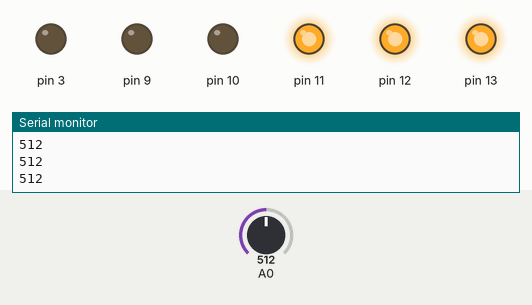
Simulated run of this sketch. Board: Arduino Uno, built with avr-gcc and run on an emulated ATmega328P. On the bench: output pins drawn as LEDs (lit = HIGH), the last lines printed to the serial monitor. The test bench sets the inputs (shaded band); at power-on: A0 = 512.

Above: at 1.2 s.
1.3 s: A0 set to 467
2.8 s: A0 set to 442
At 3.8 s:
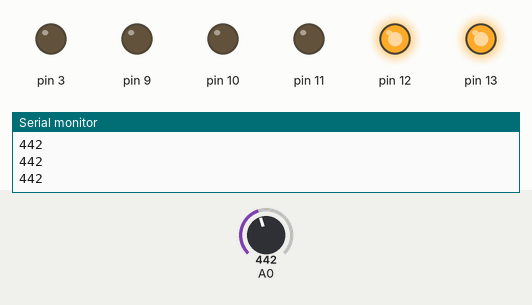
4.3 s: A0 set to 294
5.8 s: A0 set to 271
At 6.1 s:
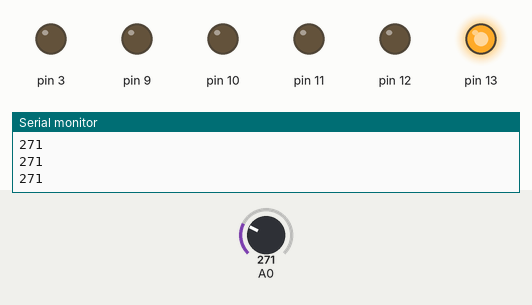
7.3 s: A0 set to 650
At 8.3 s:
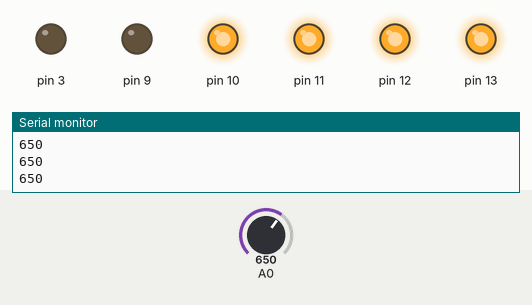
8.8 s: A0 set to 621
At 9.6 s:
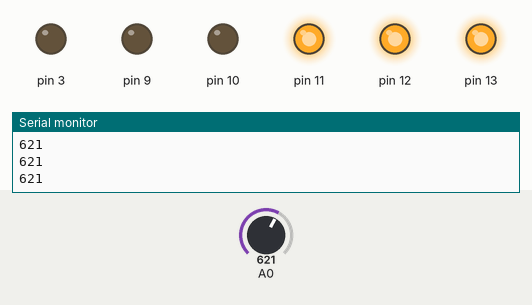
Timing chart, 0 to 11.3 s (numbered marks = the images above; inputs shaded):
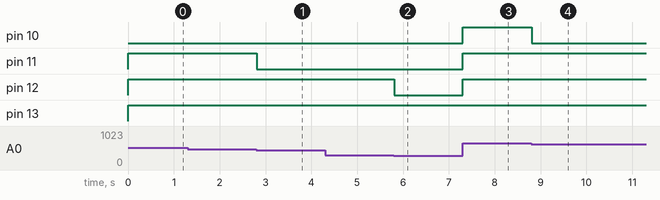

The sketch:

ArduinoUno.ino
```cpp
int Potenziometro = 0;

void setup()
{
  pinMode(13, OUTPUT);
  pinMode(12, OUTPUT);
  pinMode(11, OUTPUT);
  pinMode(10, OUTPUT);
  pinMode(9, OUTPUT);
  pinMode(3, OUTPUT);
  pinMode(0, INPUT);
  Serial.begin(9600);
}

void loop()
{
  Potenziometro = analogRead(0);
  if(Potenziometro > 0 && Potenziometro < 280){
  	digitalWrite(13, HIGH);
    digitalWrite(12, LOW);
    digitalWrite(11, LOW);
    digitalWrite(10, LOW);
    digitalWrite(9, LOW);
  }else if(Potenziometro < 450){
  	digitalWrite(13, HIGH);
    digitalWrite(12, HIGH);
    digitalWrite(11, LOW);
    digitalWrite(10, LOW);
    digitalWrite(9, LOW);
  }else if(Potenziometro < 640){
  	digitalWrite(13, HIGH);
    digitalWrite(12, HIGH);
    digitalWrite(11, HIGH);
    digitalWrite(10, LOW);
    digitalWrite(9, LOW);
  }else if(Potenziometro < 890){
  	digitalWrite(13, HIGH);
    digitalWrite(12, HIGH);
    digitalWrite(11, HIGH);
    digitalWrite(10, HIGH);
    digitalWrite(9, LOW);
  }else if(Potenziometro <= 1023){
  	digitalWrite(13, HIGH);
    digitalWrite(12, HIGH);
    digitalWrite(11, HIGH);
    digitalWrite(10, HIGH);
    digitalWrite(9, HIGH);
  }else{
  	digitalWrite(13, LOW);
    digitalWrite(12, LOW);
    digitalWrite(11, LOW);
    digitalWrite(10, LOW);
    digitalWrite(9, LOW);
  }
  Serial.println(Potenziometro);
}
```

Measured:
- the behaviour switches between 450 and 449 on A0 (found by bisection; images 0 and 1)
- the behaviour switches between 280 and 279 on A0 (found by bisection; images 1 and 2)
- the behaviour switches between 640 and 639 on A0 (found by bisection; images 3 and 4)
- after the input at 2.8 s, pin 11: HIGH → LOW at once
- after the input at 5.8 s, pin 12: HIGH → LOW at once
- after the input at 7.3 s, pin 10–12: LOW → HIGH at once
- after the input at 8.8 s, pin 10: HIGH → LOW at once
